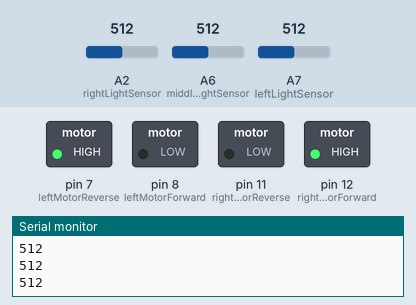
A sketch run on a simulated Arduino Nano, built with avr-gcc and run on an emulated ATmega328P. Parts: switched loads named in the sketch (green lamp = pin HIGH), the last lines printed to the serial monitor. Dashed ring = blinking. Inputs (shaded band) come from the test bench; at power-on: A2 (rightLightSensor) = 512, A6 (middleLightSensor) = 512, A7 (leftLightSensor) = 512.

Above: at 2.5 s.
2.6 s: A2 (rightLightSensor) set to 502
At 3.36 s:
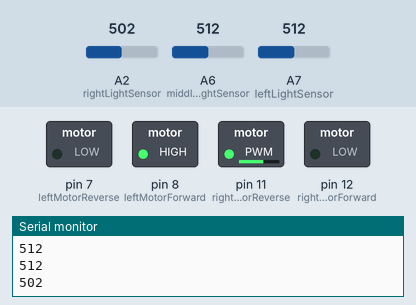
6.1 s: A6 (middleLightSensor) set to 306
At 7.0 s:
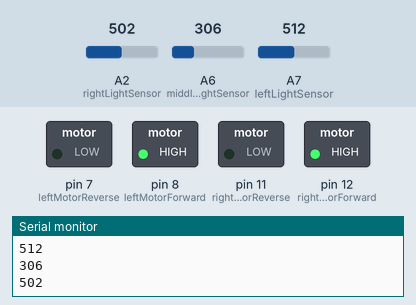
8.4 s: A7 (leftLightSensor) set to 306
At 11.1 s:
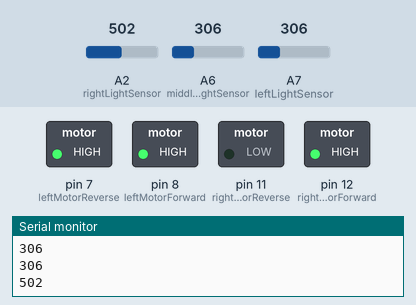
13.2 s: A6 (middleLightSensor) set to 190
At 13.6 s:
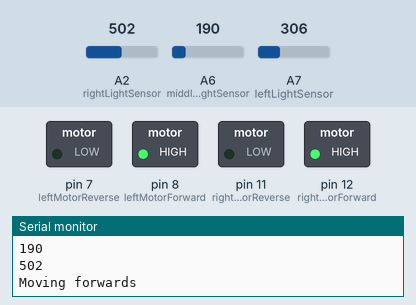
15.5 s: A2 (rightLightSensor) set to 122
At 15.73 s:
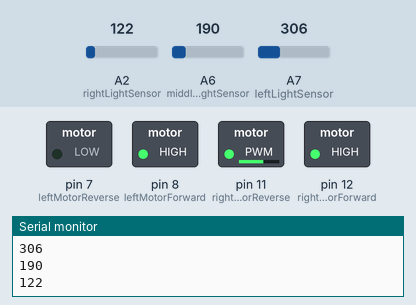
19.0 s: A7 (leftLightSensor) set to 203
22.5 s: A7 (leftLightSensor) set to 173
At 22.65 s:
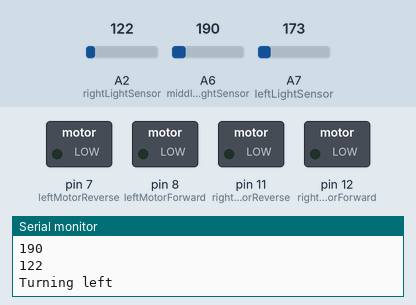
Timing chart, 0 to 27.0 s (numbered marks = the images above; inputs shaded):
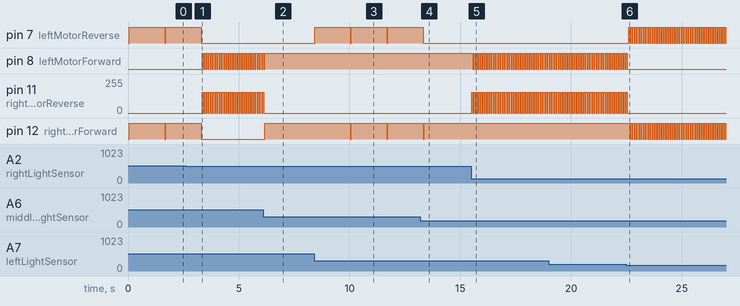

The sketch:

Story_12.ino
```cpp
#include <NewPing.h>    //Including the NewPing.h header file for the sensor pin

const int triggerPin = 4;     //Forward Sonar Trigger Pin
const int echoPin = 5;        //Forward Sonar Echo Pin
const int maxDistance = 200;  //Forward Sonar Maximum Distance

const int triggerPinDown = 13;    //Downward Sonar Trigger Pin
const int echoPinDown = 17;       //Downward Sonar Trigger Pin
const int maxDistanceDown = 200;  //Downward Sonar Maximum Distance

#define leftLightSensor A7      //Left Light Sensor Pin
#define middleLightSensor A6    //Middle Light Sensor Pin
#define rightLightSensor A2     //Right Light Sensor Pin

int leftSensorValue = 0;    //Value read from LEFT sensor pin
int middleSensorValue = 0;  //Value read from MIDDLE sensor pin
int rightSensorValue = 0;   //Value read from RIGHT sensor pin


NewPing forwardSonar(triggerPin,echoPin,maxDistance); //Foward sensor 'NewPing'
NewPing downwardSonar(triggerPinDown, echoPinDown,maxDistanceDown);

const int leftMotorReverse = 7; //Red
const int leftMotorForward = 8; //Yellow
const int leftMotorEnable = 9; //Blue
const int rightMotorReverse = 11; //Red
const int rightMotorForward = 12; //Yellow
const int rightMotorEnable = 10; //Blue


volatile int leftPulseCounter = 0;
volatile int rightPulseCounter = 0;


void interruptLeftMotor()
{
  Serial.println("left pulse count: " );
  Serial.println(leftPulseCounter);
  leftPulseCounter++;
}

void interruptRightMotor()
{
  Serial.println("right pulse count: " );
  Serial.println(rightPulseCounter);
  rightPulseCounter++;
}
void enableMotors()
{
  //Enable Motors
  digitalWrite(leftMotorEnable, HIGH);
  digitalWrite(rightMotorEnable, HIGH);
}

void disableMotors()
{
  //Disable Motors
  digitalWrite(leftMotorEnable, LOW);
  digitalWrite(rightMotorEnable, LOW);
}
void forwardsMotion()
{
  //Enable Forward
  digitalWrite(leftMotorForward, HIGH);
  digitalWrite(rightMotorForward, HIGH);
}

void backwardsMotion()
{
  //Enable Backwards
  digitalWrite(leftMotorReverse, HIGH);
  digitalWrite(rightMotorReverse, HIGH);
}
void hardStop()
{
  digitalWrite(leftMotorReverse, HIGH);
  digitalWrite(rightMotorReverse, HIGH);
  digitalWrite(leftMotorForward, HIGH);
  digitalWrite(rightMotorForward, HIGH);

  digitalWrite(leftMotorReverse, LOW);
  digitalWrite(rightMotorReverse, LOW);
  digitalWrite(leftMotorForward, LOW);
  digitalWrite(rightMotorForward, LOW);
}
void leftTurn(int turnTime)
{
  analogWrite(rightMotorForward, 155);
  analogWrite(leftMotorReverse, 155);
  delay(turnTime);
  digitalWrite(rightMotorForward, LOW);
  digitalWrite(leftMotorReverse, LOW);

}
void rightTurn(int turnTime)
{
  analogWrite(rightMotorReverse, 155);
  analogWrite(leftMotorForward, 155);
  delay(turnTime);
  digitalWrite(leftMotorForward, LOW);
  digitalWrite(rightMotorReverse, LOW);
}


/*void leftSquare()
{
  for(int i = 1; i<= 3 ; i++)
  {
    forwardsMotion();
    delay(1000);
    hardStop();
    delay(500);
    leftTurn();
    hardStop();
    delay(500);
  }
  forwardsMotion();
  delay(860);
  hardStop();
  delay(500);
}

void backwardsLeftSquare()
{
  for(int i = 1; i<= 3 ; i++)
  {
    backwardsMotion();
    delay(1000);
    hardStop();
    delay(500);
    leftTurn();
    hardStop();
    delay(500);
  }
  backwardsMotion();
  delay(860);
  hardStop();
  delay(500);
}

void backwardsRightSquare()
{
  for(int i = 1; i<= 2 ; i++)
  {
    backwardsMotion();
    delay(1000);
    hardStop();
    delay(500);
    rightTurn();
    hardStop();
    delay(500);
  }
  backwardsMotion();
  delay(1300);
  hardStop();
  delay(500);
  rightTurn();
  hardStop();
  delay(500);
  backwardsMotion();
  delay(1150);
  hardStop();
  delay(500);

}


void rightSquare()
{
  for(int i = 1; i<= 3 ; i++)
  {
    forwardsMotion();
    delay(1000);
    hardStop();
    delay(500);
    rightTurn();
    hardStop();
    delay(500);
  }
  forwardsMotion();
  delay(1200);
  hardStop();
  delay(500);

}
*/
int checkLightDirection(int ls, int ms, int rs)
{
  if(ls < ms)
  {
    return 1; //1 = left turn

  }
  else if(rs < ms)
  {
    return 2; // 2 = right turn
  }
  else if(ms < ls && ms < rs)
  {
    return 3; // 3 = forwards direction
  }
  else
  {
    return 4; //turns 180
  }
}


void setup()
{

  Serial.begin(115200);
  enableMotors();

}

void loop()
{
  delay(50);
  int ls = analogRead(leftLightSensor);
  int ms = analogRead(middleLightSensor);
  int rs = analogRead(rightLightSensor);
  Serial.println(ls);
  Serial.println(ms);
  Serial.println(rs);

  int instruction = checkLightDirection(ls, ms, rs);

  if(instruction == 1)
  {
    leftTurn(50);
    Serial.println("Turning left");
  }
  else if(instruction == 2)
  {
    rightTurn(50);
    Serial.println("Turning right");
  }
  else if(instruction == 3)
  {
    forwardsMotion();
    Serial.println("Moving forwards");
  }
  else
  {
    leftTurn(1600);
    Serial.println("Turning 180");
  }


}
```

Measured:
- the behaviour switches between 512 and 511 on A2 (rightLightSensor) (found by bisection; images 0 and 1)
- the behaviour switches between 190 and 189 on A7 (leftLightSensor) (found by bisection; images 5 and 6)
- after the input at 2.6 s, pin 7 (leftMotorReverse), pin 12 (rightMotorForward): goes on until 3.3 s, then stays LOW; pin 8 (leftMotorForward): alternates HIGH for 0.05 s and LOW for 0.05 s, starting after 0.75 s; pin 11 (rightMotorReverse): alternates 155/255 for 0.05 s and 0/255 for 0.05 s, starting after 0.75 s
- after the input at 6.1 s, pin 8 (leftMotorForward): goes on until 6.2 s, then stays HIGH; pin 11 (rightMotorReverse): goes on until 6.1 s, then stays 0/255; pin 12 (rightMotorForward): LOW → HIGH after 0.08 s
- after the input at 8.4 s, pin 7 (leftMotorReverse): alternates HIGH for 1.6 s and LOW for 0.05 s, starting at once; pin 12 (rightMotorForward): alternates HIGH for 1.6 s and LOW for 0.05 s, starting after 1.6 s
- after the input at 13.2 s, pin 7 (leftMotorReverse): goes on until 13.3 s, then stays LOW; pin 12 (rightMotorForward): goes on until 13.4 s, then stays HIGH
- after the input at 15.5 s, pin 8 (leftMotorForward): alternates HIGH for 0.05 s and LOW for 0.05 s, starting after 0.08 s; pin 11 (rightMotorReverse): alternates 155/255 for 0.05 s and 0/255 for 0.05 s, starting at once
- after the input at 22.5 s, pin 7 (leftMotorReverse): alternates HIGH for 0.05 s and LOW for 0.05 s, starting after 0.10 s; pin 8 (leftMotorForward): goes on until 22.5 s, then stays LOW; pin 11 (rightMotorReverse): goes on until 22.5 s, then stays 0/255; pin 12 (rightMotorForward): alternates HIGH for 0.05 s and LOW for 0.05 s, starting after 0.15 s
